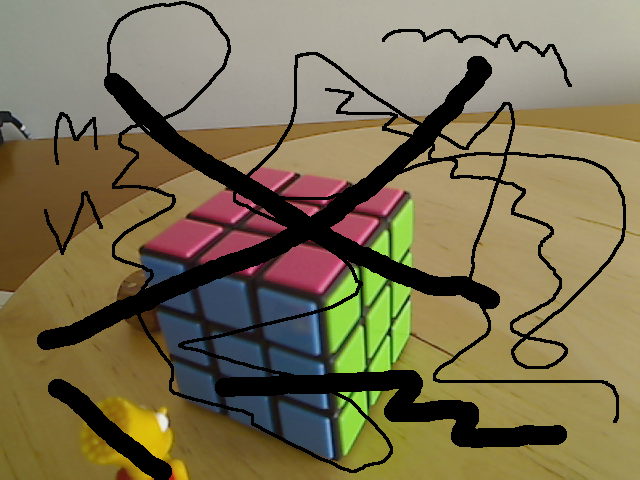
#> input picture images/cube4b.png, 640 x 480 px; its folder holds 5 pictures in this run
$ jupyter execute ipmisc.ipynb
#> lines starting #> are read from the running program, lines starting #| are printed output that depends on the picture; after the words box and inside, x2 and y2 are one past the last pixel; in counts of white or black regions, pixels touching at a corner belong together
# Inpainting

[cell 1]
import numpy             as np
import cv2               as cv
import matplotlib.pyplot as plt

from matplotlib.pyplot import imshow, subplot, title, plot

def fig(w,h):
    plt.figure(figsize=(w,h))

def readrgb(file):
#> called with file = 'cube4b.png'
    return cv.cvtColor( cv.imread("../images/"+file), cv.COLOR_BGR2RGB)

def rgb2gray(x):
    return cv.cvtColor(x,cv.COLOR_RGB2GRAY)

def gray2float(x):
    return x.astype(float) #/ 255

def imshowg(x):
    imshow(x, 'gray')

Artículo de [wikipedia](https://en.wikipedia.org/wiki/Inpainting).

[cell 2]
img = readrgb('cube4b.png')
imshow(img);

Intentamos recuperar las zonas negras. Para ello construimos la máscara de posiciones RGB=0,0,0 en las que debe actuar el algoritmo de inpainting. (Las sacamos de la propia imagen, pero en otros casos puede venir dada externamente.)

[cell 3]
mask = (np.sum(img==0,axis=2) == 3)
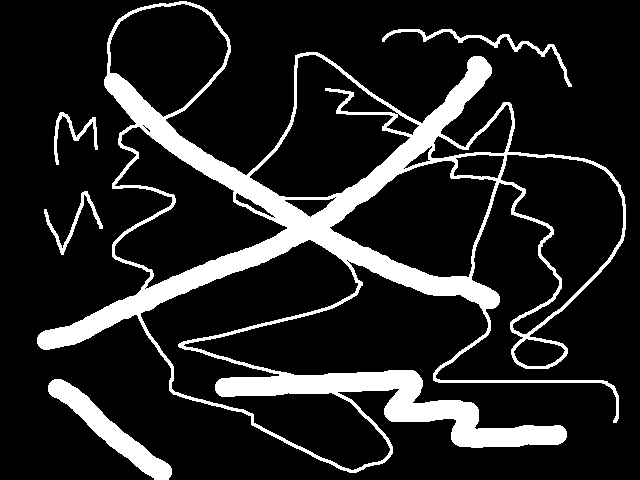
#> mask: shape (480, 640) bool; 14.5% white; 5 white regions, box (x1, y1, x2, y2) and area: (37, 1, 626, 473) 39706, (48, 379, 172, 480) 2921, (382, 29, 572, 87) 924, (44, 191, 103, 255) 539, (54, 112, 98, 165) 483
imshow(mask,'gray');

[cell 4]
# la función de inpainting trabaja con mask numérica (no lógica), y además de tipo uint8 (!)
dst = cv.inpaint(img,mask.astype(np.uint8),1,cv.INPAINT_NS)
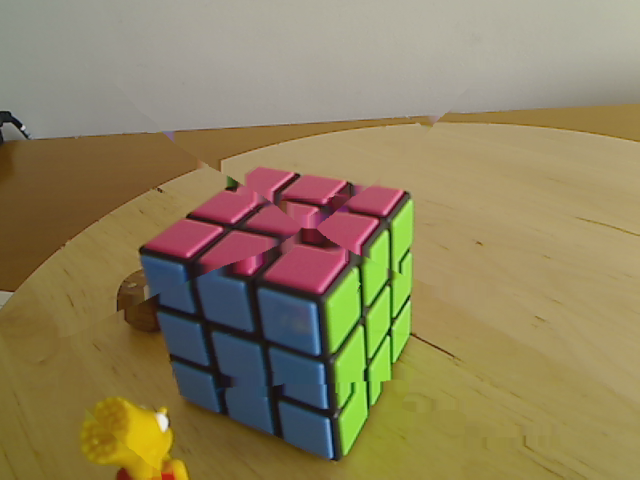
#> dst: shape (480, 640, 3); mean R, G, B 141.9, 128.5, 92.5
fig(12,8)
imshow(dst);
